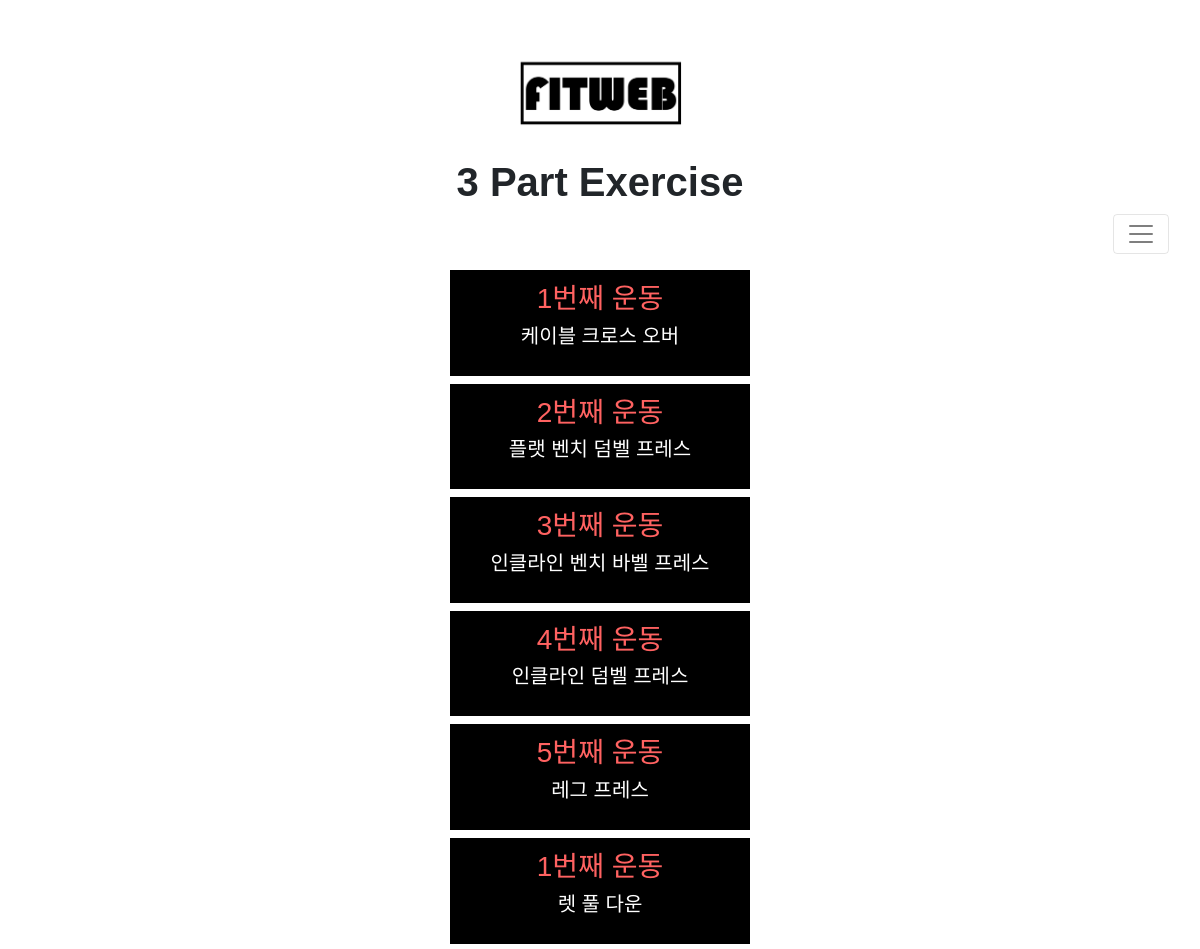
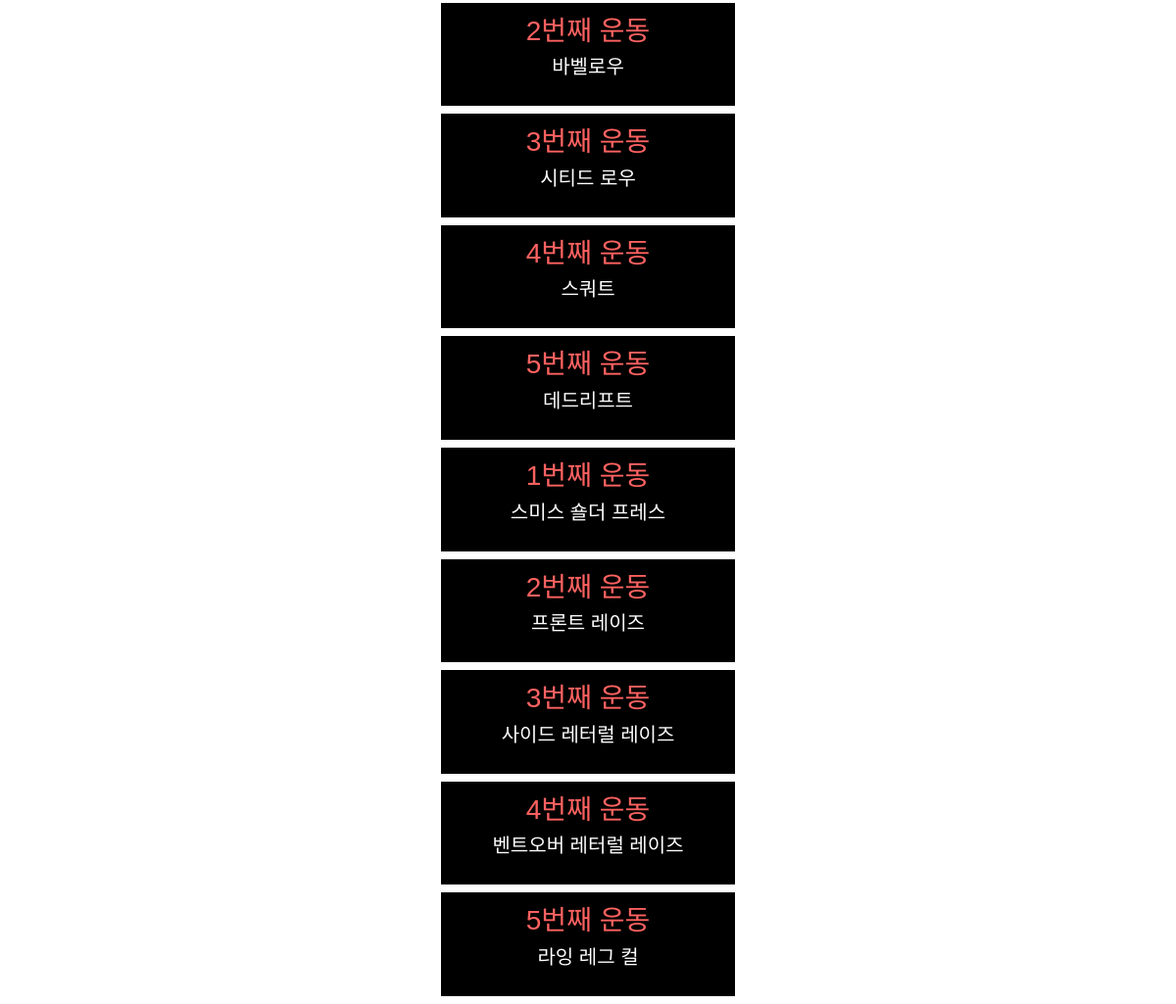
/weight_training_list_beginner_level_3parts, run on the app's committed database (2 pictures, top to bottom).
### fitweb/models.py (models this page shows, shortened)
class Post(models.Model):
    objects_num = models.IntegerField()
    Header_first = models.CharField(max_length=200, default='')
    Header_second = models.CharField(max_length=200, default='')
    Header_third = models.CharField(max_length=200, default='', blank=True)
    Header_four = models.CharField(max_length=200, default='', blank=True)
    author = models.ForeignKey(settings.AUTH_USER_MODEL, on_delete=models.CASCADE)
    title = models.CharField(max_length=200, default='')
    video = EmbedVideoField(blank=True)
    text = models.TextField()
    created_date = models.DateTimeField(
            default=timezone.now)
    published_date = models.DateTimeField(
            blank=True, null=True)

### fitweb/views.py (the view)
# urls.py: path('weight_training_list_beginner_level_3parts', views.weight_training_list_beginner_level_3parts,
def weight_training_list_beginner_level_3parts(request):
    posts = Post.objects.filter(Header_first__contains='weight training', Header_second__contains='beginner', Header_third__contains='part3')
    posts = posts.order_by("title")
    posts = posts.order_by("Header_four")
    return render(request, 'fitweb/weight_training_list_beginner_level_3parts.html', {'posts': posts})

### fitweb/templates/fitweb/weight_training_list_beginner_level_3parts.html (shortened to what this page needs)
{% load embed_video_tags %}
{% load static %}
<html>
    <head>
        <link rel="stylesheet" href="https://maxcdn.bootstrapcdn.com/bootstrap/4.0.0-beta/css/bootstrap.min.css">
        <link rel="stylesheet" href="{% static "css/main.css" %}">
    </head>
<body>
<h1 class="logo" style="margin-top: 50px"><a id="logo" href="{% url 'home' %}"><img src="../../static/images/logo.png"></a></h1>
<nav class="navbar navbar-light bg-light">
  <div class="container-fluid" >
    <h1 style="width: 100%">
        <header class="page-header" style="overflow: auto;">
            <h1><b>3 Part Exercise</b></h1>
        </header>
        <button style="float: right" class="navbar-toggler" type="button" data-bs-toggle="collapse" data-bs-target="#navbarSupportedContent" aria-controls="navbarSupportedContent" aria-expanded="false" aria-label="Toggle navigation">
            <span class="navbar-toggler-icon"></span>
        </button>
    </h1>
  </div>
</nav>
<div class="content container" style="text-align: center">
    {% for post in posts %}
        <h2 id="barofont" class="listdown" >
            <ul id="mainlist"  class="list-group list-group-flush">
                <li class="list-group-item" style="background-color: black">
                    <div class="post">
                        <h3><a href="{% url 'detail' pk=post.pk %}", style="color: #ff6261">{{ post.title }}</a></h3>
                        <p style="color: white">{{ post.text|linebreaksbr }}</p>
                    </div>
                </li>
            </ul>
        </h2>
    {% endfor %}
</div>
</body>
</html>

### fitweb/static/css/main.css (style rules this page uses)
body { margin: 0px; font-family: 'Noto Sans KR', sans-serif; min-width: 600px; min-height: 500px; }
.logo { text-align: center; height: 80px; margin-bottom: 20px; }
.logo img { height: 100px; border: 20px; }
.navbar { text-align: center; }
#barofont { width: 100%; }
#barofont a { text-decoration: none; color: white; }
#barofont a { text-decoration: none; }
.list-group-item { font-size: 20px; position: relative; display: block; padding: .75rem 1.25rem; margin-bottom: -1px; background-color: rgba(0,0,0,0); border: 1px solid rgba(0,0,0,.125); }
#mainlist { background-color: rgba(0,0,0,0.2); width: 300px; text-align: center; margin-left: auto; margin-right: auto; }

### fitweb/templates/fitweb/weight_training_list_beginner_level_3parts.html (style rules this page uses)
body { margin: 0px; font-family: 'Noto Sans KR', sans-serif; min-width: 600px; min-height: 500px; }
.bg-light { background-color: rgba(0,0,0,0)!important; }
@media (min-width: 576px) { .container { max-width: 100%; } }

### data on the page
Post: title "1번째 운동", text "케이블 크로스 오버"
Post: title "2번째 운동", text "플랫 벤치 덤벨 프레스"
Post: title "3번째 운동", text "인클라인 벤치 바벨 프레스"
Post: title "4번째 운동", text "인클라인 덤벨 프레스"
Post: title "5번째 운동", text "레그 프레스"
Post: title "1번째 운동", text "렛 풀 다운"
Post: title "2번째 운동", text "바벨로우"
Post: title "3번째 운동", text "시티드 로우"
Post: title "4번째 운동", text "스쿼트"
Post: title "5번째 운동", text "데드리프트"
Post: title "1번째 운동", text "스미스 숄더 프레스"
Post: title "2번째 운동", text "프론트 레이즈"
Post: title "3번째 운동", text "사이드 레터럴 레이즈"
Post: title "4번째 운동", text "벤트오버 레터럴 레이즈"
Post: title "5번째 운동", text "라잉 레그 컬"
